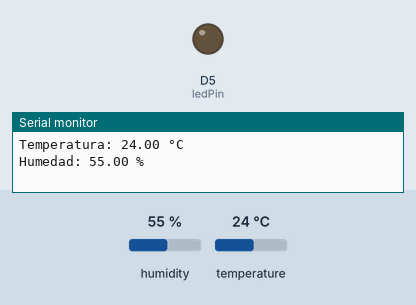
Bench run of a program on a simulated ESP8266 (NodeMCU). On the bench: output pins drawn as LEDs (lit = HIGH), the last lines printed to the serial monitor. Inputs (shaded band) come from the test bench; at power-on: temperature 24 °C, humidity 55 %. WiFi joins after 1.5 s; servers stay silent unless stated; no MQTT or app messages arrive unless stated.

Above: at 2.7 s.
2.8 s: temperature set to 27 °C
At 7.0 s:
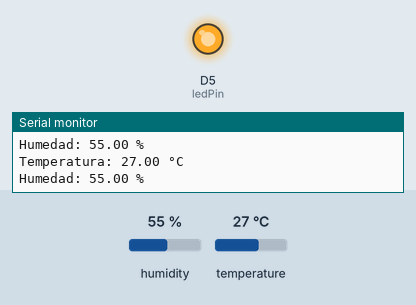
13.1 s: temperature set to 12 °C
At 17.6 s:
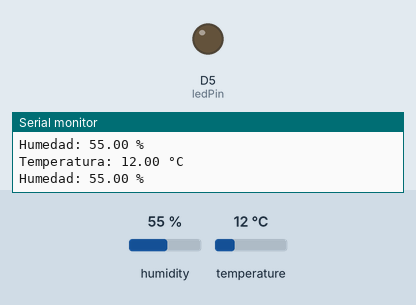
18.1 s: temperature set to 28 °C
At 22.3 s:
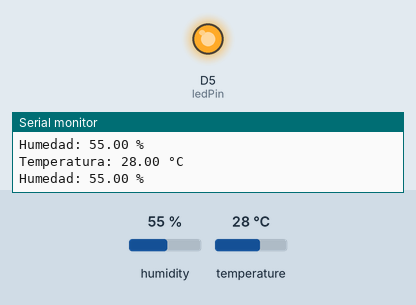
Timing chart, 0 to 23.8 s (numbered marks = the images above; inputs shaded):
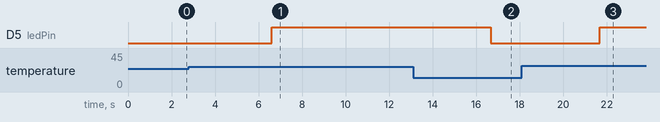

The program:

main.cpp
```cpp
#include <Arduino.h>
#include <ESP8266WiFi.h>
#include <PubSubClient.h>
#include <DHT.h>

// Conexión WiFi
const char* ssid = "nombre_de_tu_red_wifi";
const char* password = "contraseña_de_tu_red_wifi";

// Información del servidor MQTT
const char* mqtt_server = "dirección_ip_del_broker_mqtt";
const int mqtt_port = 1883;
const char* mqtt_user = "usuario_mqtt";
const char* mqtt_password = "contraseña_mqtt";

// Pin del sensor DHT11
#define DHTPIN D1
#define DHTTYPE DHT11
DHT dht(DHTPIN, DHTTYPE);

// Pin del LED
const int ledPin = D5;

// Umbral de temperatura para encender el LED
const float temperatura_umbral = 25.0;

// Cliente MQTT
WiFiClient espClient;
PubSubClient client(espClient);

void setup_wifi() {
  delay(10);
  Serial.println();
  Serial.print("Conectando a ");
  Serial.println(ssid);

  WiFi.begin(ssid, password);

  while (WiFi.status() != WL_CONNECTED) {
    delay(500);
    Serial.print(".");
  }

  Serial.println("");
  Serial.println("Conectado a la red WiFi");
  Serial.println("Dirección IP: ");
  Serial.println(WiFi.localIP());
}

void callback(char* topic, byte* payload, unsigned int length) {
  Serial.print("Mensaje recibido desde el tópico: ");
  Serial.println(topic);
}

void reconnect() {
  while (!client.connected()) {
    Serial.print("Intentando conexión MQTT...");
    if (client.connect("ESP8266Client", mqtt_user, mqtt_password)) {
      Serial.println("Conectado al servidor MQTT");
      client.subscribe("temperatura_humedad");
    } else {
      Serial.print("fallo, rc=");
      Serial.print(client.state());
      Serial.println(" Intentando nuevamente en 5 segundos");
      delay(5000);
    }
  }
}

void setup() {
  Serial.begin(115200);
  setup_wifi();
  client.setServer(mqtt_server, mqtt_port);
  client.setCallback(callback);
  dht.begin();
  pinMode(ledPin, OUTPUT);
}

void loop() {
  if (!client.connected()) {
    reconnect();
  }
  client.loop();

  // Lectura de la temperatura y humedad
  float temperatura = dht.readTemperature();
  float humedad = dht.readHumidity();

  if (isnan(temperatura) || isnan(humedad)) {
    Serial.println("Fallo al leer el sensor DHT");
    return;
  }

  Serial.print("Temperatura: ");
  Serial.print(temperatura);
  Serial.println(" °C");
  Serial.print("Humedad: ");
  Serial.print(humedad);
  Serial.println(" %");

  // Publicar valores en el tópico MQTT
  char tempString[8];
  dtostrf(temperatura, 6, 2, tempString);
  client.publish("temperatura_humedad", tempString);

  // Encender el LED si la temperatura supera el umbral
  if (temperatura > temperatura_umbral) {
    digitalWrite(ledPin, HIGH);
  } else {
    digitalWrite(ledPin, LOW);
  }

  delay(5000); // Esperar 5 segundos antes de volver a leer el sensor
}
```

Measured:
- the behaviour switches between 25 and 26 °C on temperature (found by bisection; images 0 and 1)
- after the input at 2.8 s, D5 (ledPin): LOW → HIGH after 3.8 s
- after the input at 13.1 s, D5 (ledPin): HIGH → LOW after 3.6 s
- after the input at 18.1 s, D5 (ledPin): LOW → HIGH after 3.6 s
